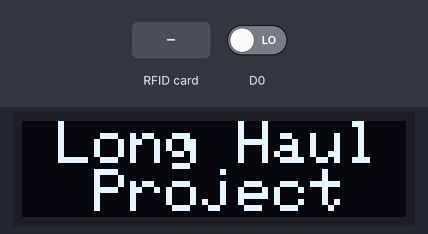
Recording of a sketch running on a simulated ESP8266 (NodeMCU). On the bench: 128×32 one-colour display. The inputs (shaded band) are chosen by the test bench; at power-on: D0 LOW. WiFi joins after 1.5 s; servers stay silent unless stated; what the sketch prints to the serial monitor is not drawn.

Above: at 1.9 s.
At 6.1 s:
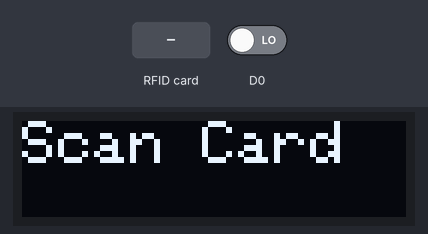
6.2 s: RFID card 72 1A 46 51 held to the reader
At 7.1 s:
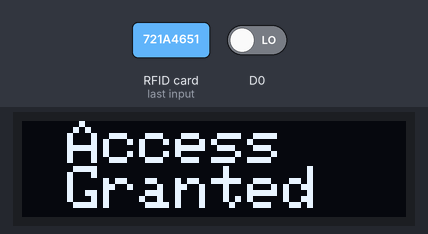
16.7 s: RFID card 5E 7A 19 C4 held to the reader
At 20.0 s:
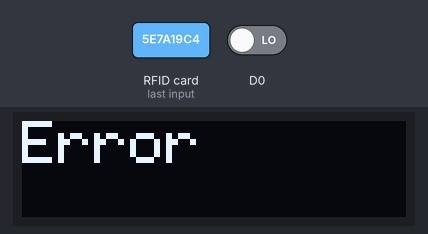
Timing chart, 0 to 21.5 s (numbered marks = the images above; inputs shaded):
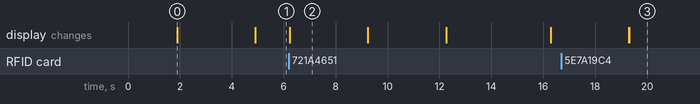

The sketch:

nodemcu_code.ino
```cpp
#include <SPI.h>
#include <MFRC522.h>
#include <Wire.h>
#include <Adafruit_GFX.h>
#include <Adafruit_SSD1306.h>
#include <ESP8266WiFi.h>
#include <BlynkSimpleEsp8266.h>

#define BLYNK_TEMPLATE_ID "TMPL34BVxY-I0"
#define BLYNK_TEMPLATE_NAME "Data"
#define BLYNK_AUTH_TOKEN "aKqVb24KoEQ0wFGEtJyWFPY4h_pxp3p8"
#define BLYNK_PRINT Serial


#define SS_PIN 2
#define RST_PIN 0
#define SCREEN_WIDTH 128
#define SCREEN_HEIGHT 32


#define OLED_RESET -1
#define SCREEN_ADDRESS 0x3C


Adafruit_SSD1306 display(SCREEN_WIDTH, SCREEN_HEIGHT, &Wire, OLED_RESET);

MFRC522 mfrc522(SS_PIN, RST_PIN);

char ssid[] = "Iphone 12";
char pass[] = "tubelight";

unsigned long startTime = 0;
bool timerRunning = false;
bool val = true;
int alcohol = 0;


byte correctUID[] = { 0x72, 0x1A, 0x46, 0x51 };
byte correctUID1[] = { 0x13, 0xC2, 0x31, 0xBC };
byte uidLength = 4;
bool driver1 = false;
bool driver2 = false;
bool seat_status = false;


void setup() {
  Serial.begin(9600);
  pinMode(D0, INPUT);
  Blynk.begin(BLYNK_AUTH_TOKEN, ssid, pass);
  if (!display.begin(SSD1306_SWITCHCAPVCC, SCREEN_ADDRESS)) {
    Serial.println(F("SSD1306 allocation failed"));
    for (;;)
      ;
  }
  display.clearDisplay();
  SPI.begin();
  mfrc522.PCD_Init();
  mfrc522.PCD_DumpVersionToSerial();
  welcome();
  delay(3000);
  scan_card();
}


void loop() {

  scan_card();

  if (!mfrc522.PICC_IsNewCardPresent()) {
    return;
  }

  if (!mfrc522.PICC_ReadCardSerial()) {
    return;
  }

  Serial.println();
  Serial.print("UID tag :");
  bool isCorrectUID = true;
  bool isCorrectUID1 = true;
  for (byte i = 0; i < mfrc522.uid.size; i++) {
    Serial.print(mfrc522.uid.uidByte[i] < 0x10 ? " 0" : " ");
    Serial.print(mfrc522.uid.uidByte[i], HEX);


    if (i < uidLength && mfrc522.uid.uidByte[i] != correctUID[i]) {
      isCorrectUID = false;
    }
    if (i < uidLength && mfrc522.uid.uidByte[i] != correctUID1[i]) {
      isCorrectUID1 = false;
    }
  }


  if (isCorrectUID && mfrc522.uid.size == uidLength) {
    Serial.println("\nWelcome!");
    driver1 = true;
    driver2 = false;
    val = true;
    login("Driver 1");
  } else if (isCorrectUID1 && mfrc522.uid.size == uidLength) {
    Serial.println("\nWelcome!");
    driver1 = false;
    driver2 = true;
    val = true;
    login("Driver 2");
  } else {
    Serial.println("\nAccess Denied");
    access_declined();
  }

  delay(2000);
}


void welcome() {
  display.setTextSize(2);
  display.setTextColor(SSD1306_WHITE);
  display.setCursor(0, 0);
  display.println(F(" Long Haul  Project"));
  display.display();
}


void scan_card() {
  display.clearDisplay();
  display.setTextSize(2);
  display.setTextColor(SSD1306_WHITE);
  display.setCursor(0, 0);
  display.println(F("Scan Card"));
  display.display();
}


void access_granted(String d_name) {
  Serial.println(d_name);
  display.clearDisplay();
  display.setTextSize(2);
  display.setTextColor(SSD1306_WHITE);
  display.setCursor(15, 0);
  display.println(F("Access"));
  display.setCursor(15, 15);
  display.println(F("Granted"));
  display.display();
  delay(3000);
  display.clearDisplay();
  display.setCursor(15, 0);
  display.println(d_name);
  display.display();
  delay(3000);
}


void access_declined() {
  display.clearDisplay();
  display.setTextSize(2);
  display.setTextColor(SSD1306_WHITE);
  display.setCursor(0, 0);
  display.println(F("Error"));
  display.display();
  delay(3000);
}


void check_alcohol() {
  alcohol = analogRead(A0);
  Serial.print("alcohol: ");
  Serial.println(alcohol);
  if (alcohol >= 450) {

    display.clearDisplay();
    display.setTextSize(2);
    display.setTextColor(SSD1306_WHITE);
    display.setCursor(0, 0);
    display.println(F(" Alcohol   Detected"));
    display.display();
    Blynk.virtualWrite(V3, 10);
    delay(1000);
    Blynk.virtualWrite(V3, 0);
    delay(3000);
    val = false;
  }
}

void check_seatbelt() {

  if (digitalRead(D0)) {
    Serial.println("Seat Belt Removed");
    seat_status = true;
    Blynk.virtualWrite(V4, 10);
    display.clearDisplay();
    display.setTextSize(2);
    display.setTextColor(SSD1306_WHITE);
    display.setCursor(0, 0);
    display.println(F("  WARNING  Seat Belt"));
    display.display();
    delay(2000);
  } else {
    seat_status = false;
  }
}


void login(String name) {
  startTime = millis();
  access_granted(name);
  while (val) {

    startTimer();

    if (timerRunning) {
      displayElapsedTime();
    }


    delay(1000);
    Blynk.run();
  }
}


void startTimer() {
  if (!timerRunning) {
    startTime = millis();
    timerRunning = true;


    display.clearDisplay();
    display.setCursor(0, 0);
    display.println("Timer Started!");
    display.display();


    Serial.println("Timer Started!");
  }
}


void displayElapsedTime() {
  check_alcohol();
  check_seatbelt();
  unsigned long currentTime = millis();
  unsigned long elapsedTime = (currentTime - startTime) / 1000;


  int hours = elapsedTime / 3600;
  int minutes = (elapsedTime % 3600) / 60;
  int seconds = elapsedTime % 60;


  char timeBuffer[20];
  sprintf(timeBuffer, "%02d:%02d:%02d", hours, minutes, seconds);

  display.clearDisplay();
  display.setCursor(15, 0);
  display.println("Duty Time");
  display.setCursor(15, 19);
  display.println(timeBuffer);
  display.display();
  if (elapsedTime >= 30) {
    if (driver1 == true) {
      Blynk.virtualWrite(V1, 10);
      Serial.println("Elapsed time has exceeded 30 seconds for driver 1");
      val = false;
      delay(1000);
      Blynk.virtualWrite(V1, 0);

    } else if (driver2 == true) {
      Blynk.virtualWrite(V2, 10);
      Serial.println("Elapsed time has exceeded 30 seconds for driver 2");
      val = false;
      delay(1000);
      Blynk.virtualWrite(V2, 0);
    }
  }

  Serial.println(timeBuffer);
}
```

Measured:
- after the input at 6.2 s, the display: changes at once (image 2)
- after the input at 16.7 s, the display: first differs from a run without the input after 2.6 s (image 3)
- what the display in image 0 shows lasts 3.0 s, from 1.9 s to 4.9 s
